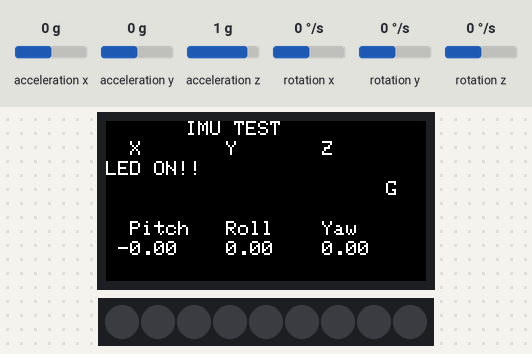
Bench run of a program on a simulated ESP32. Shown: 160×80 colour display, 9 RGB LEDs in strip order, left to right. The test bench sets the inputs (shaded band); at power-on: acceleration x 0 g, acceleration z 1 g, acceleration y 0 g, rotation x 0 °/s, rotation y 0 °/s, rotation z 0 °/s.

Above: at 1.3 s.
1.4 s: acceleration x set to -1.4 g
At 2.5 s:
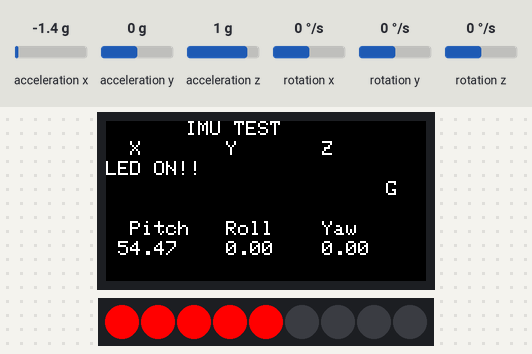
2.9 s: acceleration z set to 0.2 g
At 4.1 s:
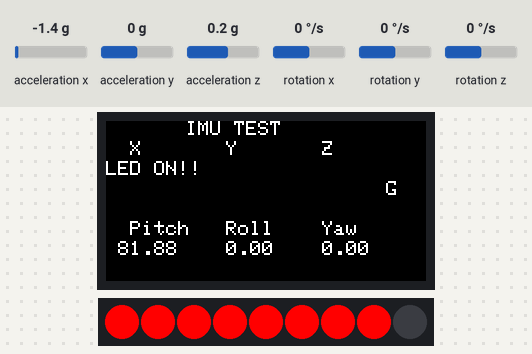
4.4 s: acceleration z set to -0.1 g
At 5.2 s:
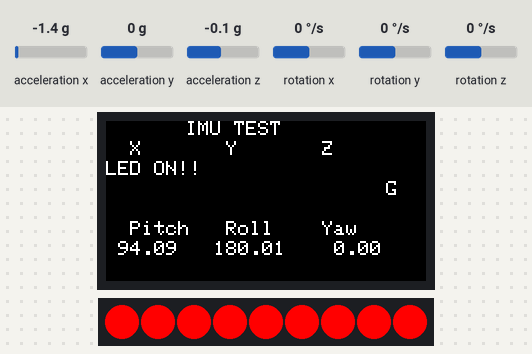
5.9 s: acceleration x set to -0.2 g
At 6.5 s:
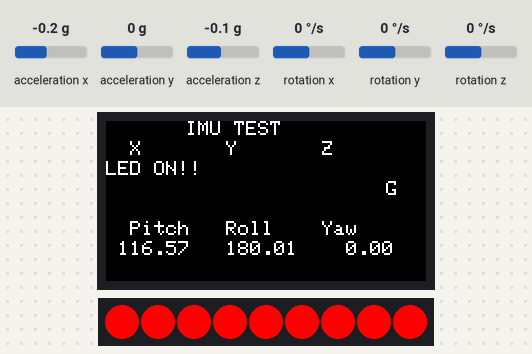
7.4 s: acceleration x set to 0.1 g
At 8.6 s:
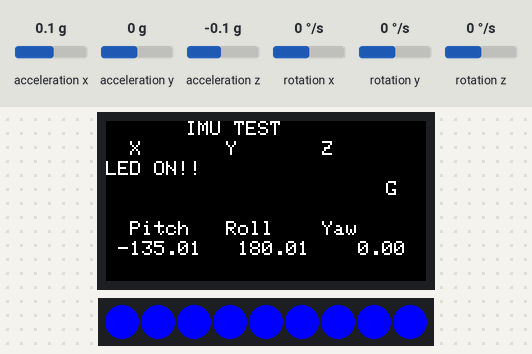
8.9 s: acceleration z set to 0.8 g
At 10.0 s:
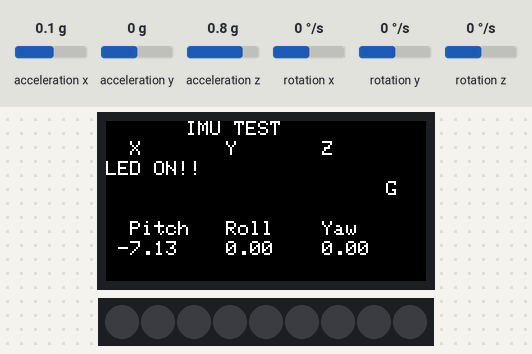
Timing chart, 0 to 11.4 s (numbered marks = the images above; inputs shaded):
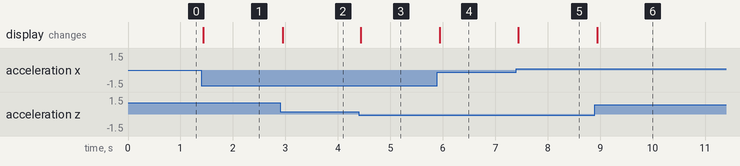

Measured:
- the behaviour switches between 0.1 and 0 g on acceleration z (found by bisection; images 2 and 3)
- the behaviour switches between -0.1 and 0 g on acceleration x (found by bisection; images 4 and 5)
- after the input at 1.4 s, the display: changes at once (image 1)
- after the input at 2.9 s, the display: changes after 0.05 s (image 2)
- after the input at 4.4 s, the display: changes at once (image 3)
- after the input at 5.9 s, the display: changes after 0.05 s (image 4)
- after the input at 7.4 s, the display: changes at once (image 5)
- after the input at 8.9 s, the display: changes at once (image 6)

The program:

main.cpp
```cpp
#include <Arduino.h>
#include <M5StickC.h>
#include <FastLED.h>

#define NUM_LEDS 9
CRGB leds[NUM_LEDS];

float accX = 0.0F;
float accY = 0.0F;
float accZ = 0.0F;

float gyroX = 0.0F;
float gyroY = 0.0F;
float gyroZ = 0.0F;

float pitch = 0.0F;
float roll  = 0.0F;
float yaw   = 0.0F;

int LED_angle;

void setup() {
  // put your setup code here, to run once:
  Serial.begin(115200);
  M5.begin();
  M5.IMU.Init();
  M5.Lcd.setRotation(3);
  M5.Lcd.fillScreen(BLACK);
  M5.Lcd.setTextSize(1);
  M5.Lcd.setCursor(40, 0);
  M5.Lcd.println("IMU TEST");
  M5.Lcd.setCursor(0, 10);
  M5.Lcd.println("  X       Y       Z");
  M5.Lcd.setCursor(0, 50);
  M5.Lcd.println("  Pitch   Roll    Yaw");

  FastLED.addLeds<NEOPIXEL, 26>(leds, NUM_LEDS);
}

float temp = 0;
/*****************************************
M5.IMU.getGyroData(&gyroX,&gyroY,&gyroZ);
M5.IMU.getAccelData(&accX,&accY,&accZ);
M5.IMU.getAhrsData(&pitch,&roll,&yaw);
M5.IMU.getTempData(&temp);
*****************************************/
void loop() {
  // put your main code here, to run repeatedly:
  M5.IMU.getGyroData(&gyroX,&gyroY,&gyroZ);
  M5.IMU.getAccelData(&accX,&accY,&accZ);
  M5.IMU.getAhrsData(&pitch,&roll,&yaw);
  M5.IMU.getTempData(&temp);

  M5.Lcd.setCursor(0, 20);
  M5.Lcd.printf("LED ON!!");

  // accX等は普通のfloat型ではないので変換する必要がある
  float pitch_p;
  pitch_p = float(pitch);

  // Serial.println(accX_p);
  M5.Lcd.setCursor(140, 30);
  M5.Lcd.print("G");
  M5.Lcd.setCursor(0, 60);
  M5.Lcd.printf(" %5.2f   %5.2f   %5.2f   ", pitch, roll, yaw);

  LED_angle = int(pitch_p / 10);
  if(LED_angle > 0){
    for (int i = 0; i < LED_angle; i++){
      leds[i] = CRGB::Red;
      FastLED.show();
    }
  }
  if(LED_angle < 0){
    for (int i = 0; i < abs(LED_angle); i++){
      leds[i] = CRGB::Blue;
      FastLED.show();
    }
  }

  for (int i = 8; i >= abs(LED_angle); i--){
      leds[i] = CRGB::Black;
      FastLED.show();
  }
  // for(int i = 0; i < 8; i++){
  //   leds[i] = CRGB::Red;
  //   delay(400);
  //   FastLED.show();
  // }
  // for(int i = 0; i < 8; i++){
  //   leds[i] = CRGB::Green;
  //   delay(400);
  //   FastLED.show();
  // }
  // for(int i = 0; i < 8; i++){
  //   leds[i] = CRGB::Blue;
  //   delay(400);
  //   FastLED.show();
  // }
  // delay(1000);
}
```
